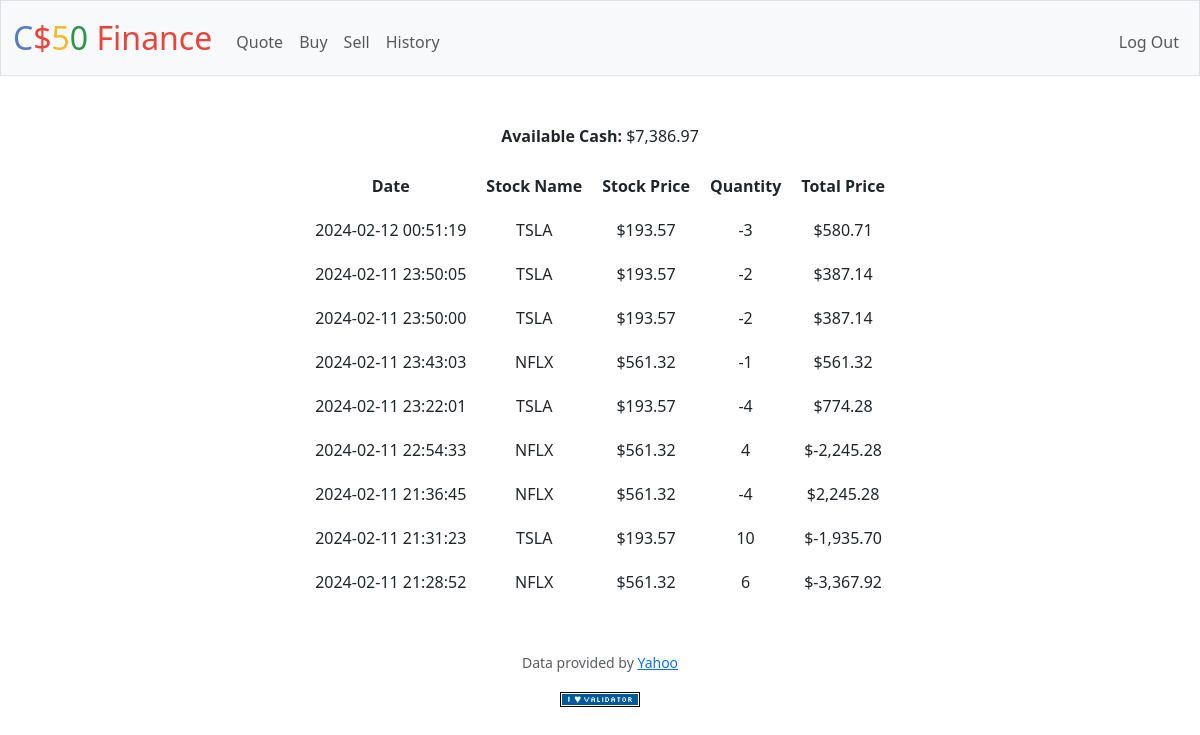
Screenshot of /history (signed in) with the database file from the repository.
### tables this page shows
CREATE TABLE users (id INTEGER PRIMARY KEY AUTOINCREMENT NOT NULL, username TEXT NOT NULL, hash TEXT NOT NULL, cash NUMERIC NOT NULL DEFAULT 10000.00);

CREATE TABLE ops (
operation_id INTEGER PRIMARY KEY AUTOINCREMENT NOT NULL, 
user_id INTEGER REFERENCES users(id), 
stock_name TEXT NOT NULL, 
stock_price FLOAT NOT NULL, 
qty NUMERIC NOT NULL, 
price FLOAT NOT NULL
, date TEXT NOT NULL);

### app.py (the view)
@app.route("/history")
@login_required
def history():
    session['s_name'] = "Shares symbol"
    cash = db.execute(
        "SELECT cash FROM users WHERE id = ?", session["user_id"]
    )
    ops = db.execute("SELECT * FROM ops WHERE user_id = ? ORDER BY date DESC", session["user_id"])
    if ops:
        return render_template("history.html", operations=ops, cash=cash[0]['cash'], usd=usd)
    else:
        return apology("History is clear", 400)

### app.py (called while the page is built)
@app.after_request
def after_request(response):
    response.headers["Cache-Control"] = "no-cache, no-store, must-revalidate"
    response.headers["Expires"] = 0
    response.headers["Pragma"] = "no-cache"
    return response

### helpers.py (called while the page is built)
def login_required(f):
    @wraps(f)
    def decorated_function(*args, **kwargs):
        if session.get("user_id") is None:
            return redirect("/login")
        return f(*args, **kwargs)
    return decorated_function

def usd(value):
    return f"${value:,.2f}"

### templates/history.html (shortened to what this page needs)
{% extends "layout.html" %}
{% block main %}
    <p><strong>Available Cash:</strong> {{ usd(cash) }}</p>
    <table style="margin-left: auto; margin-right: auto">
        <tr>
            <th>Date</th>
            <th>Stock Name</th>
            <th>Stock Price</th>
            <th>Quantity</th>
            <th>Total Price</th>
        </tr>
        {% for op in operations %}
            <tr>
                <td>{{ op.date }}</td>
                <td>{{ op.stock_name }}</td>
                <td>{{ usd(op.stock_price) }}</td>
                <td>{{ op.qty }}</td>
                <td>{{ usd(op.price) }}</td>
            </tr>
        {% endfor %}
    </table>
{% endblock %}

### templates/layout.html (shortened to what this page needs)
<!DOCTYPE html>
<html lang="en">
    <head>
        <link href="https://cdn.jsdelivr.net/npm/bootstrap@5.3.2/dist/css/bootstrap.min.css" rel="stylesheet">
        <link href="/static/styles.css" rel="stylesheet">
    </head>
    <body>
        <nav class="bg-light border navbar navbar-expand-md navbar-light">
            <div class="container-fluid">
                <a class="navbar-brand" href="/"><span class="blue">C</span><span class="red">$</span><span class="yellow">5</span><span class="green">0</span> <span class="red">Finance</span></a>
                <div class="collapse navbar-collapse" id="navbar">
                    {% if session["user_id"] %}
                        <ul class="navbar-nav me-auto mt-2">
                            <li class="nav-item"><a class="nav-link" href="/quote">Quote</a></li>
                            <li class="nav-item"><a class="nav-link" href="/buy">Buy</a></li>
                            <li class="nav-item"><a class="nav-link" href="/sell">Sell</a></li>
                            <li class="nav-item"><a class="nav-link" href="/history">History</a></li>
                        </ul>
                        <ul class="navbar-nav ms-auto mt-2">
                            <li class="nav-item"><a class="nav-link" href="/logout">Log Out</a></li>
                        </ul>
                    {% else %}
                        <ul class="navbar-nav ms-auto mt-2">
                            <li class="nav-item"><a class="nav-link" href="/register">Register</a></li>
                            <li class="nav-item"><a class="nav-link" href="/login">Log In</a></li>
                        </ul>
                    {% endif %}
                </div>
            </div>
        </nav>
        <main class="container py-5 text-center">
            {% block main %}{% endblock %}
        </main>
        <footer class="mb-5">
            <p class="mb-3 small text-center text-muted">
                Data provided by <a href="https://finance.yahoo.com/">Yahoo</a>
            </p>
            <form action="https://validator.w3.org/check" class="text-center" enctype="multipart/form-data" method="post" target="_blank">
                <input alt="Validate" src="/static/I_heart_validator.png" type="image">
            </form>
        </footer>
    </body>
</html>

### static/styles.css (style rules this page uses)
nav .navbar-brand { font-size: xx-large; }
nav .navbar-brand .blue { color: #537fbe; }
nav .navbar-brand .red { color: #ea433b; }
nav .navbar-brand .yellow { color: #f5b82e; }
nav .navbar-brand .green { color: #2e944b; }
td, th { padding: 10px; }

### rows the page displays
users: cash "$7,386.97"
ops: date "2024-02-12 00:51:19", stock_name "TSLA", stock_price "$193.57", qty "-3", price "$580.71"
ops: date "2024-02-11 23:50:05", stock_name "TSLA", stock_price "$193.57", qty "-2", price "$387.14"
ops: date "2024-02-11 23:50:00", stock_name "TSLA", stock_price "$193.57", qty "-2", price "$387.14"
ops: date "2024-02-11 23:43:03", stock_name "NFLX", stock_price "$561.32", qty "-1", price "$561.32"
ops: date "2024-02-11 23:22:01", stock_name "TSLA", stock_price "$193.57", qty "-4", price "$774.28"
ops: date "2024-02-11 22:54:33", stock_name "NFLX", stock_price "$561.32", qty "4", price "$-2,245.28"
ops: date "2024-02-11 21:36:45", stock_name "NFLX", stock_price "$561.32", qty "-4", price "$2,245.28"
ops: date "2024-02-11 21:31:23", stock_name "TSLA", stock_price "$193.57", qty "10", price "$-1,935.70"
ops: date "2024-02-11 21:28:52", stock_name "NFLX", stock_price "$561.32", qty "6", price "$-3,367.92"
